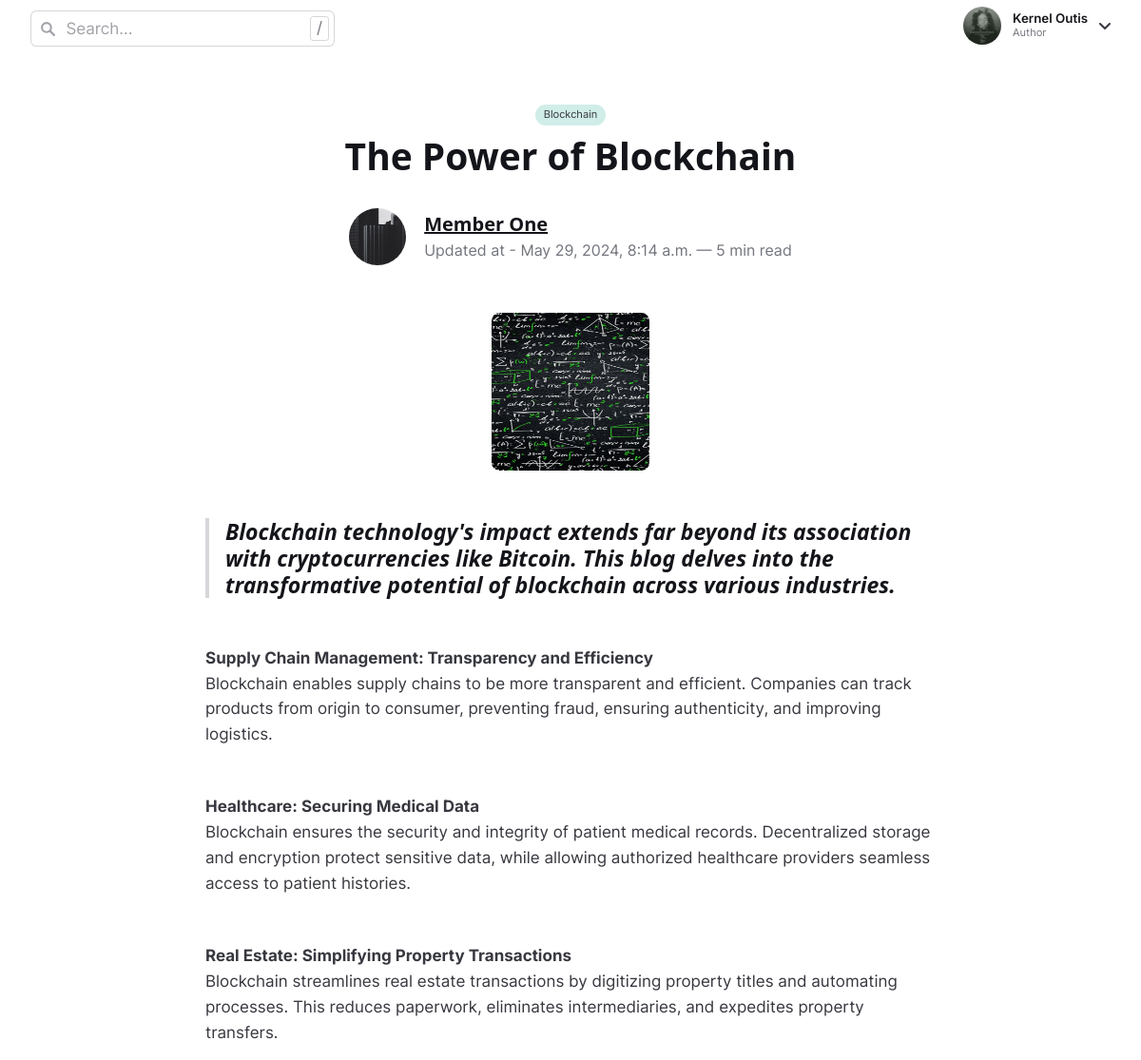
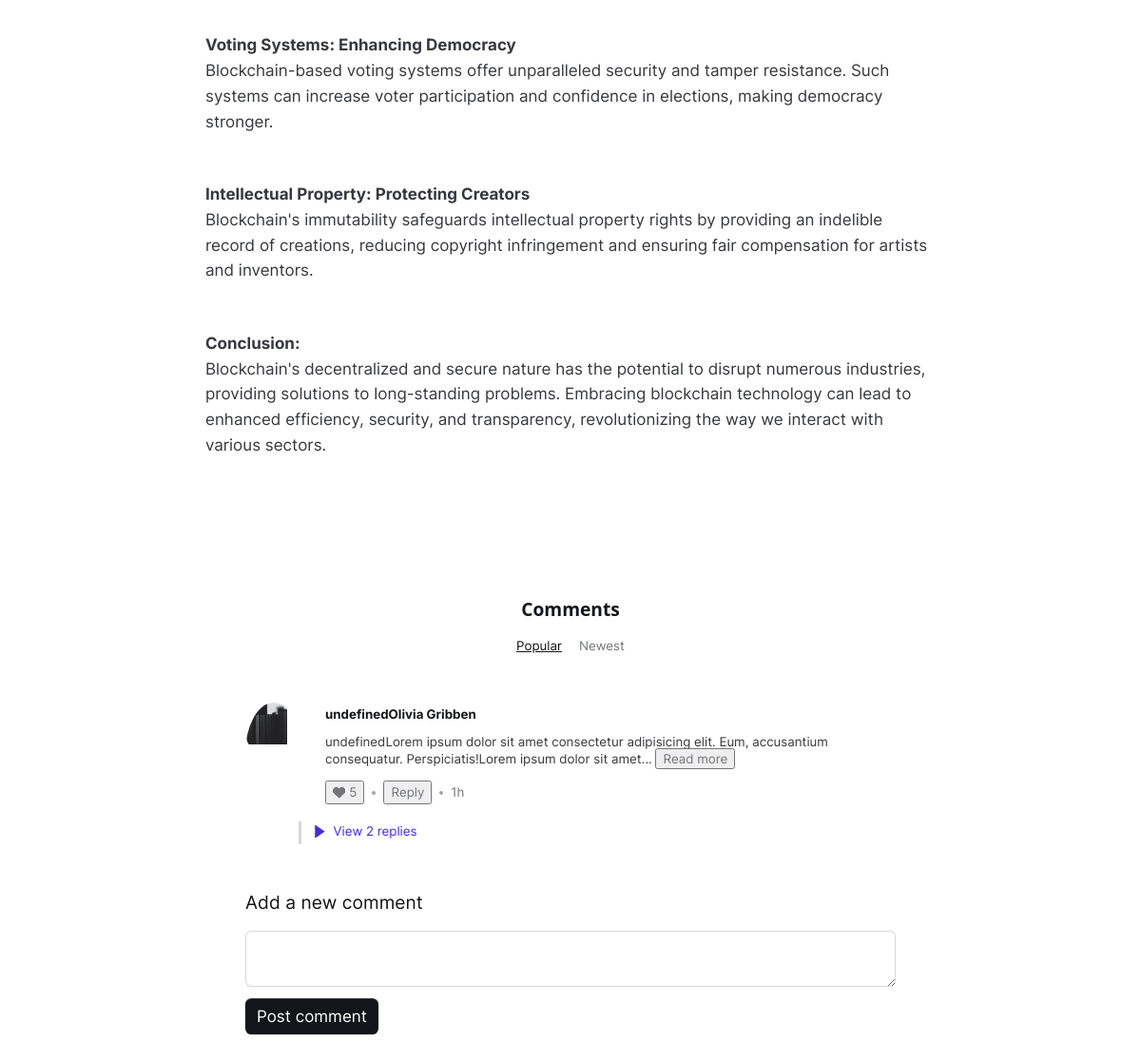
The app's page /blog/the-power-of-blockchain/ (signed in) with its own data (2 pictures, top to bottom).
### articles/models.py (models this page shows, shortened)
class Member(models.Model):
    user=models.ForeignKey(settings.AUTH_USER_MODEL, on_delete=models.CASCADE, related_name='members')
    name=models.CharField(max_length=255, blank=True)
    image=models.ImageField(upload_to='users', blank=True)
    slug=models.SlugField(unique=True, blank=True)
    is_author=models.BooleanField(default=False)
    is_moderator=models.BooleanField(default=False)
    def has_image(self):
        return bool(self.image)
    def get_absolute_url(self):
        return reverse('user', kwargs={
            'slug': self.slug})

class Article(models.Model):
    category=models.ForeignKey(Category, on_delete=models.SET_NULL, blank=True, null=True)
    author=models.ForeignKey(Author, on_delete=models.CASCADE, null=True,  blank=True)
    title=models.CharField(max_length=255, blank=True)
    body=models.TextField(blank=True)
    image=models.ImageField(upload_to=article_images_upload, blank=True)
    created_at=models.DateTimeField(auto_now_add=True)
    status=models.CharField(
        max_length=20,
        choices=[
            ('Draft','Draft'),
            ('Published' , 'Published'),
        ],
        default='Draft',
    )
    updated_at=models.DateTimeField(auto_now=True, blank=True)
    slug=models.SlugField(unique=True, blank=False)
    def formatted_body(self):
        return format_html(SafeText(self.body))
    @property
    def has_image(self):
        return bool(self.image)
    @property
    def get_image(self):
        if self.has_image:
            return self.image.url
        return None

class Category(models.Model):
    title=models.CharField(max_length=255, blank=True)
    slug=models.SlugField(unique=True, blank=False)
    def __str__(self):
        return self.title
    class Meta:
        ordering = ('title',)
        verbose_name_plural = 'Categories'

class Author(models.Model):
    member=models.OneToOneField(Member, on_delete=models.CASCADE, related_name='authors', null=True)
    bio=models.TextField(blank=True)
    is_author=models.BooleanField(default=True)
    def __str__(self):
        if self.member:
            return f"{self.member.name}"
        else:
            return "Unknown Author"
    def get_absolute_url(self):
        return reverse('author', kwargs={
            'author_slug': self.member.slug})

### articles/views.py (the view)
# urls.py: path('blog/<slug:article_slug>/', ArticleView.as_view(), name='post'),
class ArticleView(DetailView):
    model= Article
    template_name='blog/post.html'
    def get_object(self, queryset=None):
        article_slug = self.kwargs['article_slug']
        article = get_object_or_404(Article, slug=article_slug)
        return article
    def get_context_data(self, **kwargs):
        context = super().get_context_data(**kwargs)
        return context

### articles/forms.py
class ArticleSearchForm(forms.Form):
    query = forms.CharField(
        max_length=100,
        label='Search Articles',
        widget=forms.TextInput(attrs={'class': 'reset yx-nxh js-expandable-search__input', 'placeholder': 'Search articles...', 'required': 'required', 'name': 'query', 'id': 'query'})
    )

### articles/context_processors.py (called while the page is built)
def articles_count(request):
    articles=Article.objects.all()
    if articles:
        article_count=0
        for article in articles:
            article_count+=1
        return{"article_count":article_count}
    return{"article_count":0}

def members_count(request):
    members=Member.objects.all()
    if members:
        member_count=0
        for member in members:
            member_count+=1
        return{"member_count":member_count}
    return{"member_count":0}

def categories_count(request):
    categories=Category.objects.all()
    if categories:
        category_count=0
        for category in categories:
            category_count+=1
        return{"category_count":category_count}
    return{"category_count":0}

def credentials(request):
    if request.user.is_authenticated:
        try:
            member= get_object_or_404(Member, user=request.user)
        except Member.DoesNotExist:
            member = None
        return {'member': member}
    member = None
    return {'member': member}

def article_search_form(request):
    return {'article_search_form': ArticleSearchForm()}

### articles/templatetags/markdown_extras.py (called while the page is built)
@register.filter()
@stringfilter
def markdown(value):
    return md.markdown(value, extensions=['markdown.extensions.fenced_code'])

### templates/blog/post.html (shortened to what this page needs)
{% extends 'base.html' %}
{% load static %}
{% load markdown_extras %}
{% block content %}
    <div class="yx-tvj">
      <main class="yx-ya z-index-1 flex-grow yx-gh yx-t_d yx-t_g yx-tk_ yx-tqm ">
      {% include 'components/main-header.html' %}
  <article class="ad5-padding-y-lg">
    <header class="ad5-container ad5-max-width-xs ad5-margin-bottom-lg">
      <div class="ad5-flex ad5-justify-center mb-2"><span class="yx-fd yx-bg-d yx-bg-ti text-xs yx-padding-np yx-padding-nj yx-xb">{{article.category}}</span></div>
      <div class="ad5-text-component ad5-text-center ad5-line-height-lg ad5-text-gap-md ad5-margin-bottom-md">
        <h1>{{article.title}}</h1>
      </div>
      <div class="ad5-flex ad5-justify-center">
        <div class="author author--meta">
          {% if article.author.member.has_image %}
            <div class="flex yx-a_ items-center gap-xs">
                <figure class="yx-nbc yx-xy yx-wd yx-fi"><img class="block yx-me yx-ge object-cover" src="{% static 'assets/img/assets-img-4.jpg' %}" alt="Author Image"></figure>
              </div>
          {%endif%}
          <div class="author__content ad5-text-component ad5-text-gap-2xs ms-3">
            <h4 class="ad5-text-base"><a href="{{article.author.get_absolute_url}}" rel="author">{{article.author}}</a></h4>
            <p class="ad5-text-sm ad5-color-contrast-medium"><time> Updated at - {{article.updated_at}}</time> &mdash; 5 min read</p>
          </div>
        </div>
      </div>
    </header>
    <figure class="d-flex justify-content-center ad5-max-width-lg ad5-margin-bottom-lg">
      {% if article.has_image %}
      <img class=" ad5-radius-lg" src="{{article.get_image}}" alt="{{article.title}}" style="aspect-ratio: 1/1;">
      {%endif%}
    </figure>
    <div class="ad5-container ad5-max-width-adaptive-sm">
        <div class="ad5-text-component ad5-line-height-lg ad5-text-gap-md">
            <p>{{article.formatted_body|markdown|safe}}</p>
        </div>
    </div>
  </article>
  <div class="container d-flex justify-content-center p-5">
    <section class="comments">
      <div class="margin-bottom-lg">
        <div class="d-flex gap-sm flex-column flex-row@md justify-content-between items-center@md">
          <div>
            <h1 class="text-md">Comments</h1>
          </div>
          <form aria-label="Choose sorting option">
            <div class="d-flex flex-wrap gap-sm text-sm">
              <div class="position-relative"><input class="comments__sorting-label" type="radio" name="sortComments" id="sortCommentsPopular" checked="checked"> <label for="sortCommentsPopular">Popular</label></div>
              <div class="position-relative"><input class="comments__sorting-label" type="radio" name="sortComments" id="sortCommentsNewest"> <label for="sortCommentsNewest">Newest</label></div>
            </div>
          </form>
        </div>
      </div>
      <ul class="margin-bottom-lg">
        <li class="comments__comment">
          <div class="d-flex justify-content-start">
            <a href="#0" class="comments__author-img">
              <figure class="yx-nbc yx-xy yx-wd yx-fi"><img class="block yx-me yx-ge object-cover" src="{% static 'assets/img/assets-img-4.jpg' %}" alt="Author Image"></figure></a>
            <div class="comments__content margin-top-3xs" >
              <div class="text-component text-sm text-component--tight read-more js-read-more" data-characters="150" data-btn-class="comments__readmore-btn ">
                <p><a href="#0" class="comments__author-name" rel="author">Olivia Gribben</a></p>
                <p class="position-relative"></p>
              </div>
              <div class="margin-top-xs text-sm">
                <div class="d-flex gap-2xs items-center">
                  <button class="comments__vote-btn js-comments__vote-btn" data-label="Like this comment along with 5 other people" aria-pressed="false">
                    <span class="comments__vote-icon-wrapper">
                      <svg class="icon block" viewBox="0 0 12 12" aria-hidden="true">
                        <path d="M11.045,2.011a3.345,3.345,0,0,0-4.792,0c-.075.075-.15.225-.225.3-.075-.074-.15-.224-.225-.3a3.345,3.345,0,0,0-4.792,0,3.345,3.345,0,0,0,0,4.792l5.017,4.718L11.045,6.8A3.484,3.484,0,0,0,11.045,2.011Z"></path>
                      </svg>
                    </span>
                    <span class="margin-left-3xs js-comments__vote-label" aria-hidden="true">5</span>
                  </button>
                  <span class="comments__inline-divider" aria-hidden="true"></span> <button class="comments__label-btn">Reply</button> <span class="comments__inline-divider" aria-hidden="true"></span> <time class="comments__time" aria-label="1 hour ago">1h</time>
                </div>
              </div>
            </div>
          </div>
          <details class="comments__details details js-details">
            <summary class="details__summary color-primary js-details__summary text-sm" role="button">
              <span class="d-flex items-center">
                <svg class="icon icon--2xs margin-right-2xs" aria-hidden="true" viewBox="0 0 12 12">
                  <path d="M2.783.088A.5.5,0,0,0,2,.5v11a.5.5,0,0,0,.268.442A.49.49,0,0,0,2.5,12a.5.5,0,0,0,.283-.088l8-5.5a.5.5,0,0,0,0-.824Z"></path>
                </svg>
                <span>View 2 replies</span>
              </span>
            </summary>
          </details>
        </li>
      </ul>
      <form>
        <fieldset>
          <legend class="form-legend">Add a new comment</legend>
          <div class="margin-bottom-xs"><label class="sr-only" for="commentNewContent">Your comment</label> <textarea class="form-control width-100%" name="commentNewContent" id="commentNewContent"></textarea></div>
          <div><button class="btn btn--primary">Post comment</button></div>
        </fieldset>
      </form>
    </section>
  </div>
</main>
</div>
  {% endblock %}

### templates/components/main-header.html (shortened to what this page needs)
{% load static %}
<header class="position-sticky yx-yh yx-wf bg yx-bg-tl yx-xz yx-tqx">
  <div class="yx-nbt flex items-center justify-between yx-padding-n_">
    {% include 'components/headersearchform.html' %}
    <div class="ms-5">
      {% if request.user.is_authenticated %}
      {% if member %}
      <button class="reset yx-rek" aria-controls="user-menu" aria-label="Toggle user menu">
        {% if member.has_image %}
        <figure class="yx-re_ yx-xy"><img class="block yx-me yx-ge object-cover yx-req" src="{{member.image.url}}" alt="User picture"></figure>
        {% endif %}
        <div class="yx-ht yx-rez">
          <p class="yx-rej text-sm yx-d_ yx-padding-nj yx-pg color-contrast-higher yx-pt">{{member.name}}</p>
          {% if member.is_author == True %}
          <p class="text-xs color-contrast-medium yx-d_ yx-padding-z">Author</p>
          {% elif member.is_moderator == True %}
          <p class="text-xs color-contrast-medium yx-d_ yx-padding-z">Moderator</p>
          {% else %}
          <p class="text-xs color-contrast-medium yx-d_ yx-padding-z">Member</p>
          {% endif %}
        </div>
        <svg class="icon yx-ac" aria-hidden="true" viewBox="0 0 12 12">
          <polyline points="1 4 6 9 11 4" fill="none" stroke="currentColor" stroke-linecap="round" stroke-linejoin="round" stroke-width="2"></polyline>
        </svg>
      </button>
      {% endif %}
      {% else %}
      <a class="btn btn--accent" href="{% url 'login' %}">Login</a>
      <a class="btn btn--primary" href="{% url 'signup' %}">Signup</a>
      {%endif%}
    </div>
  </div>
</header>

### static/assets/css/typography.css (style rules this page uses)
html { -webkit-font-smoothing:antialiased;-moz-osx-font-smoothing:grayscale }
body { color:var(--color-contrast-high);font-family:var(--font-primary);font-size:var(--text-base);line-height:1.4 }
h1,h2,h3,h4 { color:var(--color-contrast-higher);line-height:1.2;font-weight:700 }
h1 { font-size:var(--text-2xl) }
h3 { font-size:var(--text-lg) }
h4 { font-size:var(--text-md) }
.text-component { --heading-line-height: 1.2;--body-line-height: 1.4;--spacing: 1rem;line-height:var(--body-line-height) }
.text-component>* { margin-bottom:var(--spacing) }
.text-component>*:first-child { margin-top:0 }
.text-component>*:last-child { margin-bottom:0 }
.text-component--tight { --heading-line-height: 1.1;--body-line-height: 1.2;--spacing: 0.625rem }

### templates/blog/post.html (style rules this page uses)
.comments__content { width: 50vw; margin-left: 1vw; }

### templates/base.html (style rules this page uses)
.yx-tqm { overflow-x: hidden; }
body { overflow-x: hidden; font-family: 'inter', 'Inter'; }
@media (min-width: 1200px) { body { font-size: 17px; } }

### records on screen
Member: image (picture), name "Kernel Outis"
Article: category "Blockchain", title "The Power of Blockchain", author "Member One", updated_at "May 29, 2024, 8:14 a.m.", get_image (picture), formatted_body "Blockchain technology's impact extends far beyond its association with cryptocurrencies like Bitcoin. This blog delves into the transformative potential of blockchain across various industries. Supply Chain Management: Transparency and Efficiency Blockchain enables supply chains to be more transparent and efficient. Companies can track products from origin to consumer, preventing fraud, ensuring authenticity, and improving logistics. Healthcare: Securing Medical Data Blockchain ensures the security and integrity of patient medical records. Decentralized storage and encryption protect sensitive data, while allowing authorized healthcare providers seamless access to patient histories. Real…"
